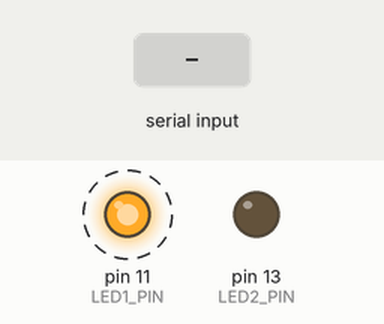
Simulated run of this sketch. Board: Arduino Uno, built with avr-gcc and run on an emulated ATmega328P. Parts: output pins drawn as LEDs (lit = HIGH). Dashed ring = blinking. The inputs (shaded band) are chosen by the test bench. What the sketch prints to the serial monitor is not drawn.

Above: at 1.2 s.
1.3 s: "90,45,200\n" received over Serial
3.5 s: "30,150,10\n" received over Serial
Timing chart, 0 to 11.5 s (numbered marks = the images above; inputs shaded):
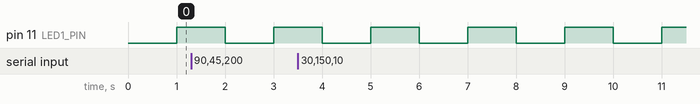

Measured:
- by itself, pin 11 (LED1_PIN): alternates HIGH for 1.0 s and LOW for 1.0 s

The sketch:

ArduinoAssignment2.ino
```cpp
#define LED1_PIN 11 // The pin number of the first LED
#define LED2_PIN 13 // The pin number of the second LED
// Whether to deactivate unused LED(turn it off while other blinks)
#define ACTIVATE_ONE_ONLY 1

// Properties to store how to blink leds
struct BlinkProperty{
  int ledNum = 1;
  int ledDelay = 1000;
  long lastBlinkMs = 0;
} blinkProp;

// Which prompt to show in a loop iteration
enum PromptType{
  LED_NUM_PROMPT,
  LED_DELAY_PROMPT,
  NO_PROMPT
} promptType;

// Stores the input read in so far
String buffer;

void setup() {
  // put your setup code here, to run once:
  pinMode(LED1_PIN, OUTPUT);
  pinMode(LED2_PIN, OUTPUT);
  Serial.begin(9600);
  buffer = "";

  // Display "which led" prompt
  promptType = LED_NUM_PROMPT;
}

void loop() {
  // Show the Prompt based on state of promptType
  switch(promptType){
    case LED_NUM_PROMPT:
      Serial.println("Which LED? (1 or 2): ");
      promptType = NO_PROMPT;
      break;
    case LED_DELAY_PROMPT:
      Serial.println("What delay interval? (ms): ");
      promptType = NO_PROMPT;
      break;
  }

  // Clear the input buffer so far
  while(Serial.available()){
    buffer.concat((char)Serial.read());
    if(buffer.endsWith(String('\n')) && countChars(buffer, '\n') == 1){
      // Recieved the led num, so ask for led delay
      promptType = LED_DELAY_PROMPT;
    } else if(buffer.endsWith(String('\n')) && countChars(buffer, '\n') == 2){
      // Recieved both parameters, so restart prompting loop
      promptType = LED_NUM_PROMPT;
    }
  }
  // Check if the user input both paramters
  if(countChars(buffer, '\n') == 2){
    updateBlink();
  }
  blink();
}

// Counts how many of a given character are in a string
int countChars(String s, char c){
  int count = 0;
  // Loop through String and increment count if char found
  for(int i = 0; i < s.length(); i++){
    if(s.charAt(i) == c){
      count++;
    }
  }
  return count;
}

void updateBlink(){
  // Split buffer into paramters
  String ledNum = buffer.substring(0, buffer.indexOf('\n'));
  String ledDelay = buffer.substring(ledNum.length());
  // Perform validity checks
  if(
    ledNum.toInt() == 0
    || ledNum.toInt() > 2
    || ledNum.toInt() < 1
    || ledDelay.toInt() <= 0
  ){
    Serial.println("Invalid Input!!");
  } else{
    // Update led blink paramters
    blinkProp.ledNum = ledNum.toInt();
    blinkProp.ledDelay = ledDelay.toInt();
  }
  // Clear buffer
  buffer = "";
}

void blink(){
  // Return if blink time has not ocurred yet
  if(millis() - blinkProp.lastBlinkMs < blinkProp.ledDelay){
    return;
  }
  // Blink the led
  switch(blinkProp.ledNum){
    case 1:
      digitalWrite(LED1_PIN, !digitalRead(LED1_PIN));
      if(ACTIVATE_ONE_ONLY){ digitalWrite(LED2_PIN, 0); }
      blinkProp.lastBlinkMs += blinkProp.ledDelay;
      break;
    case 2:
      digitalWrite(LED2_PIN, !digitalRead(LED2_PIN));
      if(ACTIVATE_ONE_ONLY){ digitalWrite(LED1_PIN, 0); }
      blinkProp.lastBlinkMs += blinkProp.ledDelay;
      break;
    default:
      Serial.println("Invalid led number. Timing out for 5 seconds!");
      blinkProp.lastBlinkMs += 5000;
  }
}
```
